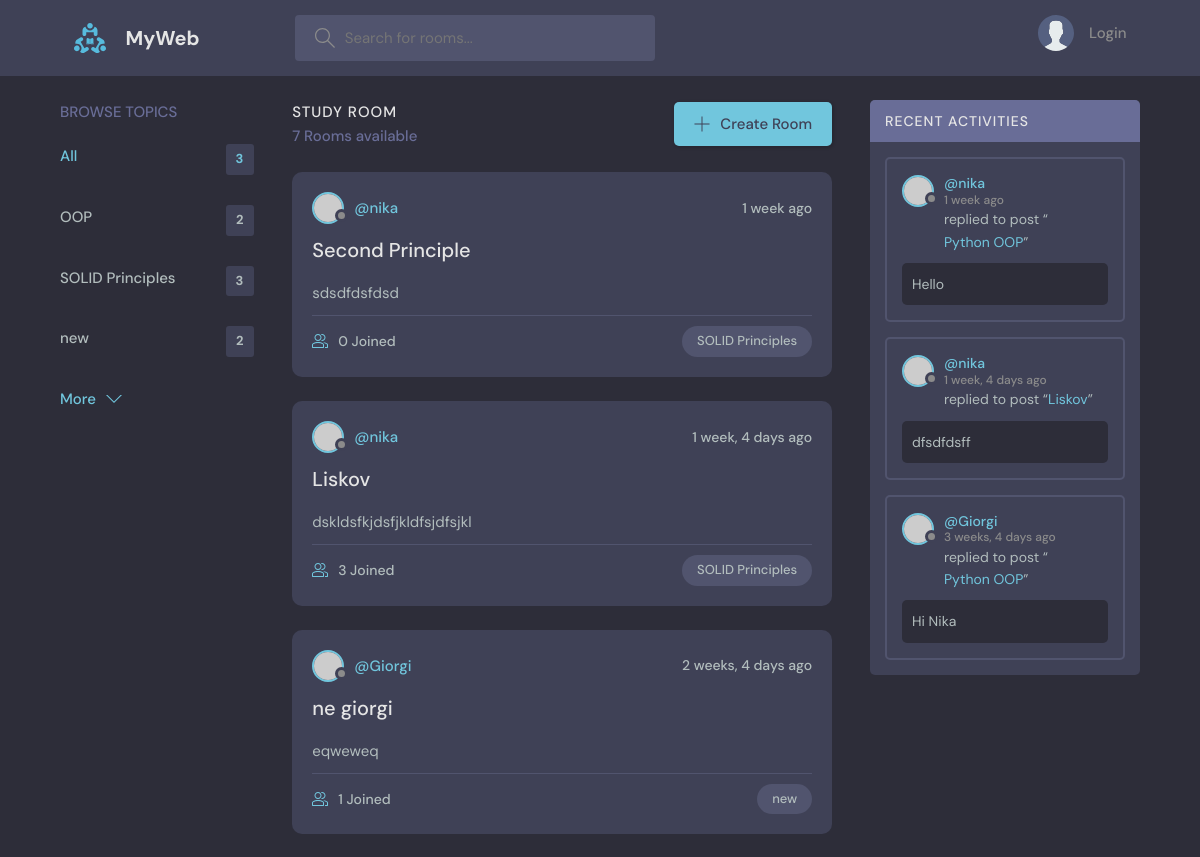
The app's page / (upper part), older data.
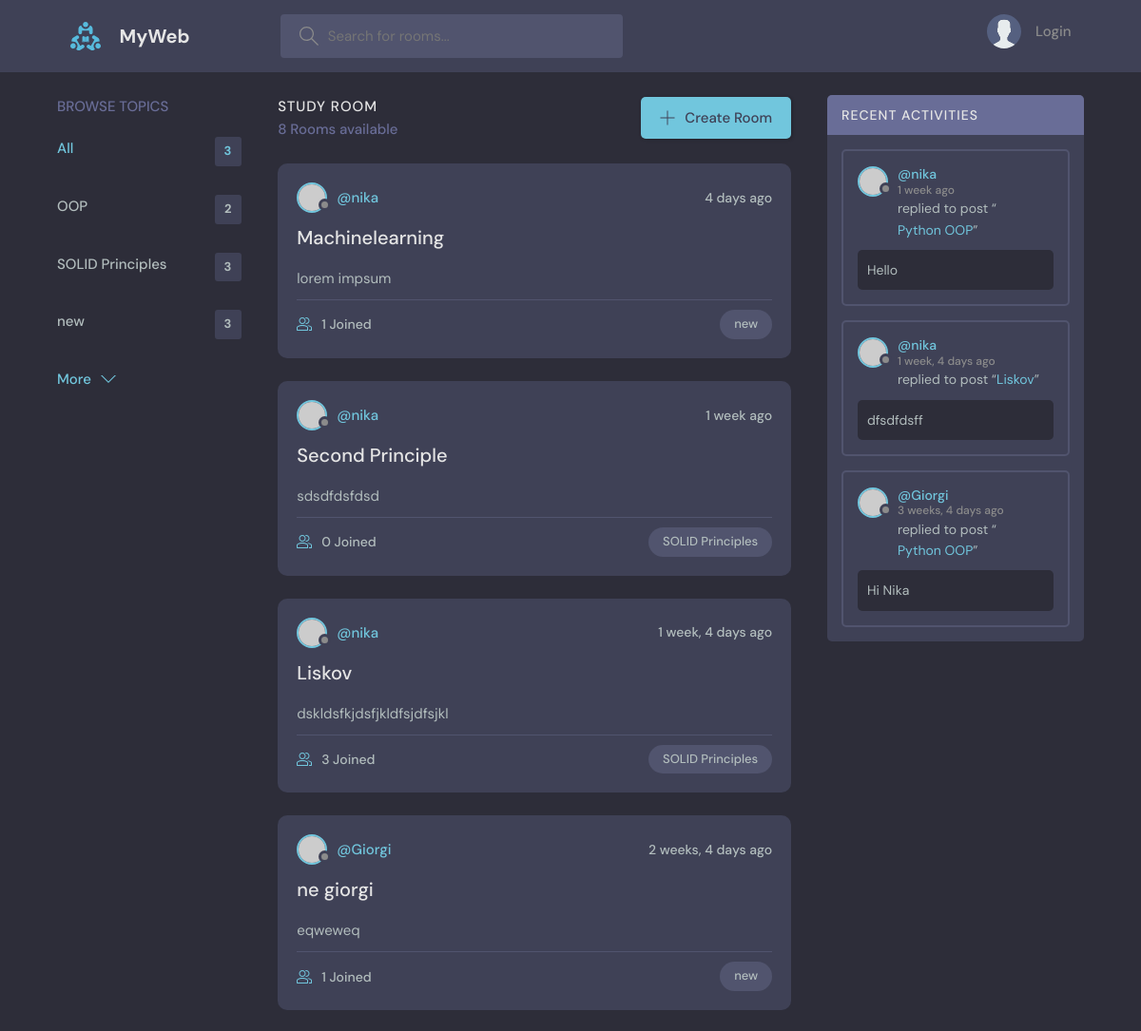
The same page, newer data.
### base/models.py (models this page shows, shortened)
class Topic(models.Model):
    name = models.CharField(max_length=200)
    def __str__(self):
        return self.name

class Room(models.Model):
    host = models.ForeignKey(User, on_delete=models.SET_NULL, null=True)
    topic = models.ForeignKey(Topic, on_delete=models.SET_NULL, null=True)
    name = models.CharField(max_length=150)
    description = models.TextField(null=True, blank=True)
    participants = models.ManyToManyField(User, related_name="participants", blank=True)
    updated = models.DateTimeField(auto_now=True)
    created = models.DateTimeField(auto_now_add=True)
    class Meta:
        ordering = ['-updated', '-created']
    def __str__(self):
        return self.name

class Messages(models.Model):
    user = models.ForeignKey(User, on_delete=models.CASCADE)
    room = models.ForeignKey(Room, on_delete=models.CASCADE)
    body = models.TextField()
    updated = models.DateTimeField(auto_now=True)
    created = models.DateTimeField(auto_now_add=True)
    class Meta:
        ordering = ['-updated', '-created']

### base/views.py (the view)
# urls.py: path('', views.home, name='home'),
def home(request):
    q = request.GET.get('q') if request.GET.get('q') != None else ''
    rooms = Room.objects.filter(Q(topic__name__icontains=q) | Q(name__icontains=q) | Q(description__icontains=q))
    topics = Topic.objects.all()
    room_count = rooms.count()
    room_messages = Messages.objects.filter(Q(room__topic__name__icontains=q))
    context = {'rooms': rooms, "topics": topics, "room_count": room_count, "room_messages": room_messages}
    return render(request, 'base/home.html', context)

### base/templates/base/home.html (shortened to what this page needs)
{% extends 'main.html' %}
{% block content %}
    {% load static %}
    <main class="layout layout--3">
      <div class="container">
        {% include 'base/topics_component.html' %}
        <div class="roomList">
          <div class="roomList__header">
            <div>
              <h2>Study Room</h2>
              <p>{{room_count}} Rooms available</p>
            </div>
            <a class="btn btn--main" href="{% url 'create-room' %}">
              <svg version="1.1" xmlns="http://www.w3.org/2000/svg" width="32" height="32" viewBox="0 0 32 32">
                <title>add</title>
                <path
                  d="M16.943 0.943h-1.885v14.115h-14.115v1.885h14.115v14.115h1.885v-14.115h14.115v-1.885h-14.115v-14.115z"
                ></path>
              </svg>
              Create Room
            </a>
          </div>
          {% include 'base/feed_component.html' %}
        </div>
        {% include 'base/activity_component.html' %}
      </div>
    </main>
{% endblock %}

### base/templates/base/topics_component.html
<div class="topics">
          <div class="topics__header">
            <h2>Browse Topics</h2>
          </div>
          <ul class="topics__list">
            <li>
              <a href="{% url 'home' %}" class="active">All <span>{{topics.count}}</span></a>
            </li>
          {% for topic in topics %}
            <li>
              <a href="{% url 'home' %}?q={{ topic.name }}">{{ topic }} <span>{{topic.room_set.all.count}}</span></a>
            </li>
          {% endfor %}
          </ul>
          <a class="btn btn--link" href="topics.html">
            More
            <svg version="1.1" xmlns="http://www.w3.org/2000/svg" width="32" height="32" viewBox="0 0 32 32">
              <title>chevron-down</title>
              <path d="M16 21l-13-13h-3l16 16 16-16h-3l-13 13z"></path>
            </svg>
          </a>
        </div>

### base/templates/base/feed_component.html (shortened to what this page needs)
{% for room in rooms %}
  <div class="roomListRoom">
              <div class="roomListRoom__header">
                <a href="{% url 'user-profile' room.host.id %}" class="roomListRoom__author">
                  <div class="avatar avatar--small">
                    <img src="https://randomuser.me/api/portraits/women/11.jpg" />
                  </div>
                  <span>@{{room.host}}</span>
                </a>
                <div class="roomListRoom__actions">
                  <span>{{room.created|timesince}} ago</span>
                </div>
              </div>
              <div class="roomListRoom__content">
                <a href="{% url 'room' room.id %}">{{room}}</a>
                <p>
                  {{room.description}}
                </p>
              </div>
              <div class="roomListRoom__meta">
                <a href="{% url 'room' room.id %}" class="roomListRoom__joined">
                  {{room.participants.all.count}} Joined
                </a>
                <p class="roomListRoom__topic">{{room.topic.name}}</p>
              </div>
  </div>
{% endfor %}

### base/templates/base/activity_component.html (shortened to what this page needs)
<div class="activities">
          <div class="activities__header">
            <h2>Recent Activities</h2>
          </div>
          {% for message in room_messages %}
            <div class="activities__box">
            <div class="activities__boxHeader roomListRoom__header">
              <a href="{% url 'user-profile' message.user.id %}" class="roomListRoom__author">
                <div class="avatar avatar--small">
                  <img src="https://randomuser.me/api/portraits/women/11.jpg" />
                </div>
                <p>
                  @{{message.user.username}}
                  <span>{{message.created|timesince}} ago</span>
                </p>
              </a>
            </div>
            <div class="activities__boxContent">
              <p>replied to post “<a href="{% url 'room' message.room.id %}">{{message.room}}</a>”</p>
              <div class="activities__boxRoomContent">
                {{message.body}}
              </div>
            </div>
          </div>
          {% endfor %}
        </div>

Row changes from the older to the newer data that the page shows:
computed for Topic "new": room_set.all.count "2" → "3"
added Room: host "nika", created "4 days", name "Machinelearning", description "lorem impsum", participants.all.count "1", topic.name "new"
Text that changed along with them:
{{ room_count }}: "7" → "8"
